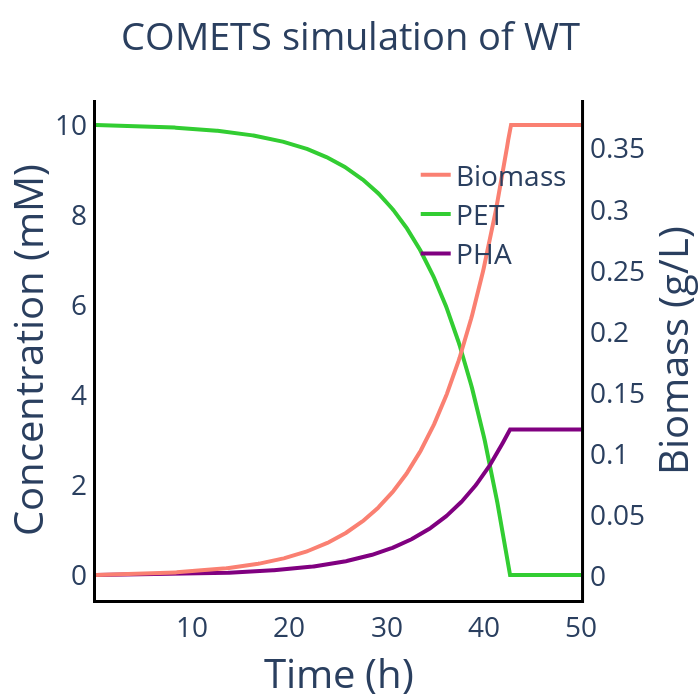

This figure's notebook cell:
### Code cell
import plotly.graph_objects as go

fig = make_subplots(specs=[[{"secondary_y": True}]])

pet4_df = all_df.loc[(all_df['cycle']<=500) & (all_df['cycle']>0)]
pet4_df['Hours'] = [c/10 for c in pet4_df['cycle'].tolist()]

# Add traces

fig.add_trace(go.Scatter(x=pet4_df.Hours.tolist(), y=pet4_df.biomass.tolist(),
                         mode='lines',
                         name='Biomass',
                         line=dict(color='salmon', width=4.0)),
             secondary_y=True)

fig.add_trace(go.Scatter(x=pet4_df.Hours.tolist(), y=pet4_df.PET.tolist(),
                    mode='lines',
                    name='PET',
                    line=dict(color='limegreen', width=4.0)),
             secondary_y=False)



fig.add_trace(go.Scatter(x=pet4_df.Hours.tolist(), y=pet4_df.PHA.tolist(),
                    mode='lines',
                    name='PHA',
                    line=dict(color='purple', width=4.0)),
             secondary_y=False)

fig.update_xaxes(title=dict(text='Time (h)', font=dict(size=40)) ,
                 showline=True,
                 linewidth=3.0,
                 linecolor='black')

fig.update_yaxes(title=dict(font=dict(size=40)),
                 showline=True,
                 linewidth=3.0,
                 linecolor='black')

fig.update_yaxes(title_text="Concentration (mM)", tickfont = dict(size=28), secondary_y=False)
fig.update_yaxes(title_text="Biomass (g/L)", tickfont = dict(size=28), secondary_y=True)

fig.update_layout(
    title=dict(text='COMETS simulation of WT', font=dict(size=38), x=0.5, xanchor='center'),
    plot_bgcolor='rgba(0,0,0,0)',
    xaxis = dict(tickfont = dict(size=28))
)

fig.update_layout(
    width = 700,
    height = 700,
    legend=dict(
        bgcolor='rgba(0,0,0,0)',
        yanchor="top",
        y=0.9,
        xanchor="right",
        x=0.92,
        font=dict(size=28)
))

fig.write_image("dynamic_simulation_wt.svg")
fig.show()

### Figure 1 — Plotly figure (JSON) as saved in the notebook; plotly's stock layout.template omitted (floating-point values rounded to 4 significant figures; data arrays with more than 128 entries replaced by an {"elided": "..."} marker saying what was removed)
{"data": [{"line": {"color": "salmon", "width": 4}, "mode": "lines", "name": "Biomass", "type": "scatter", "x": {"elided": "500 float values"}, "xaxis": "x", "y": {"elided": "500 float values"}, "yaxis": "y2"}, {"line": {"color": "limegreen", "width": 4}, "mode": "lines", "name": "PET", "type": "scatter", "x": {"elided": "500 float values"}, "xaxis": "x", "y": {"elided": "500 float values"}, "yaxis": "y"}, {"line": {"color": "purple", "width": 4}, "mode": "lines", "name": "PHA", "type": "scatter", "x": {"elided": "500 float values"}, "xaxis": "x", "y": {"elided": "500 float values"}, "yaxis": "y"}], "layout": {"height": 700, "legend": {"bgcolor": "rgba(0,0,0,0)", "font": {"size": 28}, "x": 0.92, "xanchor": "right", "y": 0.9, "yanchor": "top"}, "plot_bgcolor": "rgba(0,0,0,0)", "title": {"font": {"size": 38}, "text": "COMETS simulation of WT", "x": 0.5, "xanchor": "center"}, "width": 700, "xaxis": {"anchor": "y", "domain": [0, 0.94], "linecolor": "black", "linewidth": 3, "showline": true, "tickfont": {"size": 28}, "title": {"font": {"size": 40}, "text": "Time (h)"}}, "yaxis": {"anchor": "x", "domain": [0, 1], "linecolor": "black", "linewidth": 3, "showline": true, "tickfont": {"size": 28}, "title": {"font": {"size": 40}, "text": "Concentration (mM)"}}, "yaxis2": {"anchor": "x", "linecolor": "black", "linewidth": 3, "overlaying": "y", "showline": true, "side": "right", "tickfont": {"size": 28}, "title": {"font": {"size": 40}, "text": "Biomass (g/L)"}}}}
